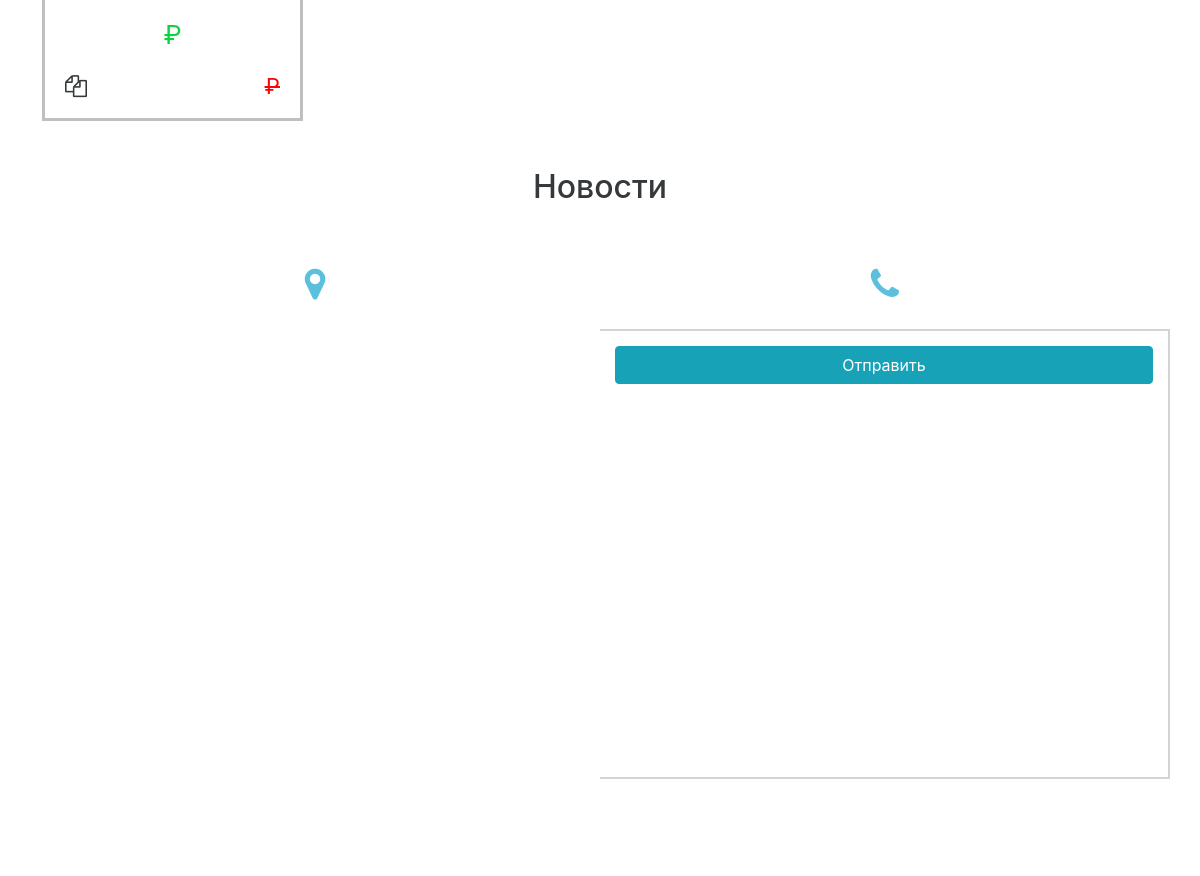
The app's page / (middle part), older data.
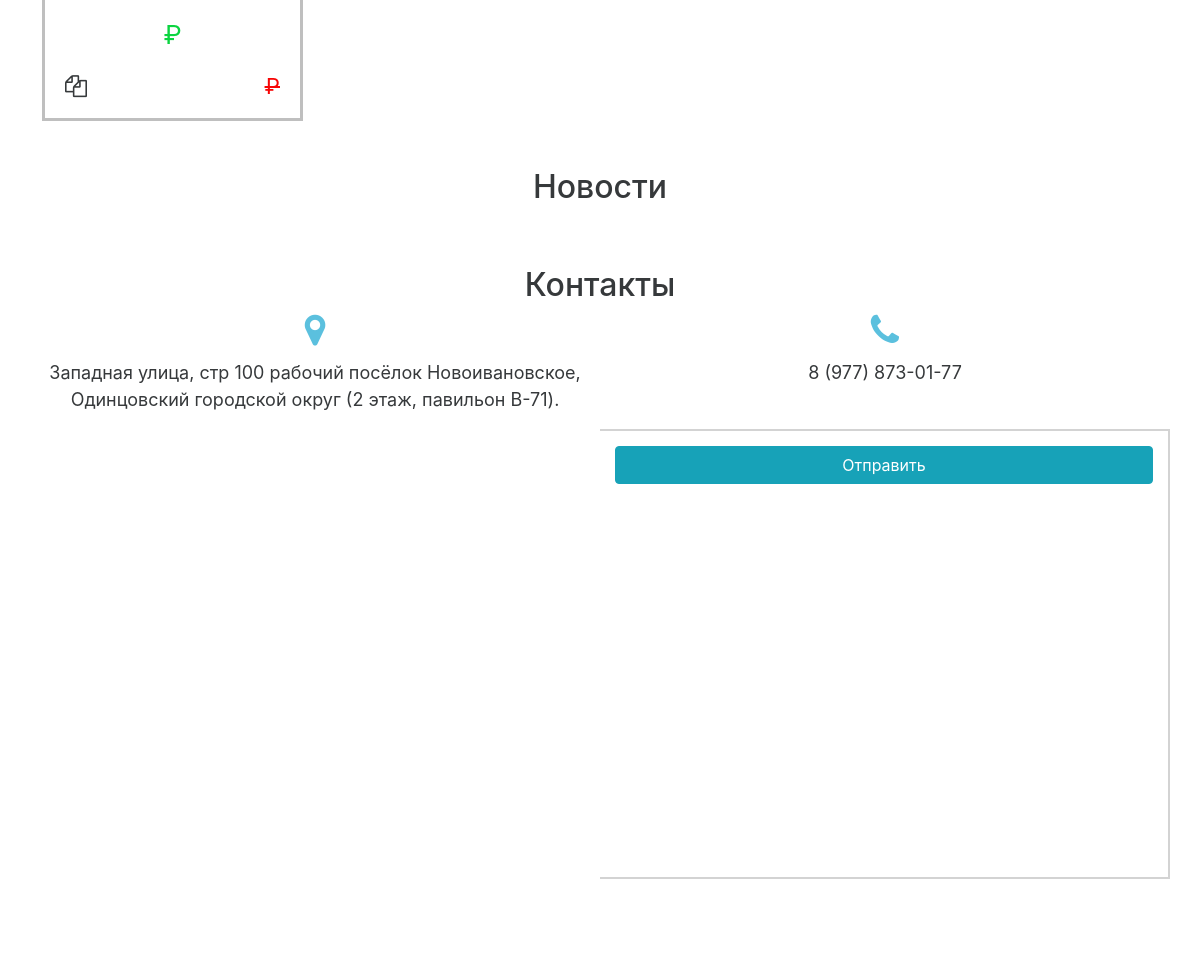
The same page, newer data.
### home/models.py (models this page shows, shortened)
class ContactBlockHomePage(models.Model):
    name_element = models.CharField(max_length=100,
                                    help_text='название элемента, до 100 символов',
                                    default='Контакты',
                                    verbose_name='Название элемента')
    text_header = models.CharField(max_length=200,
                                   blank=True,
                                   help_text='Текст до 200 символов',
                                   verbose_name='Текст или адрес')
    phone_one = models.CharField(max_length=20,
                                 blank=True,
                                 help_text='пишется ф формате: +7(999)-888-6655',
                                 verbose_name='Номер телефона 1')
    class Meta:
        verbose_name = '03: Блок контакты на главной: настройки'
        verbose_name_plural = '03: Блок контакты на главной: настройки'

### home/views.py (the view)
# urls.py: path('', HomePage.as_view(), name='home-page'),
class HomePage(View):
    def get(self, request):
        contact_form = ContactForm(request.POST or None)
        product_categories = Category.objects.all()
        products_on_sale = Product.objects.filter(on_sale=True)
        news = News.objects.all()[:3]
        compare_list = request.session.get('comparison_list', 0)
        compare_list_count = len(compare_list) if compare_list else 0
        cart, cart_objects_count = get_users_cart(request)
        seo = SeoHomePage.objects.first()
        context = {
            'categories': product_categories,
            'products_on_sale': products_on_sale,
            'news': news,
            'contact_form': contact_form,
            'comparison_list': compare_list_count,
            'cart_items_count': cart_objects_count,
            'seo': seo,
        }
        return render(request, 'home/index.html', context)

### home/templatetags/header_tags.py (called while the page is built)
@register.inclusion_tag('layouts/header.html')
def header_elements():
    header_elem = Header.objects.all()
    return {'header_elem': header_elem, }

@register.inclusion_tag('layouts/contact_block_middle_home_page.html')
def contact_elements():
    contact_block_middle = ContactBlockHomePage.objects.first()
    return {'contact_block_middle': contact_block_middle, }

@register.inclusion_tag('layouts/slider_block_home_page.html')
def slider_block():
    sliders = Slider.objects.filter(available=True)
    return {'sliders': sliders, }

@register.inclusion_tag('layouts/news_block_home_page.html')
def news_block():
    news = News.objects.all()[:1]
    return {'news': news, }

### utils/functions_products_cart.py (called while the page is built)
def get_users_cart(request, was_item_added=False):
    try:
        cart_id = request.session['cart_id']
        cart = Cart.objects.get(id=cart_id)
        request.session['total'] = cart.products.count()
    except:
        if not was_item_added:
            return (None, 0)
        else:
            cart = Cart()
            cart.save()
            cart_id = cart.id
            request.session['cart_id'] = cart_id
            cart = Cart.objects.get(id=cart_id)
    return (cart, len(cart.products.all()))

### templates/home/index.html (shortened to what this page needs)
{% extends 'layouts/base.html' %}
{% load header_tags %}
{% block content %}
	<main>
		<div class="container" id="new-goods-container">
			<div class="row">
				<div class="new-item-wrapper col-xl-3 col-lg-4 col-md-6 col-sm-6">
					<div class="new-product-item">
						<p class="new-price"></p>
						<div class="new-item-footer">
							<span class="new-product-price">
							</span>
							<span data-toggle="tooltip" data-placement="top" title="Сравнить" class="item-compare" items-compare="" product-id=""><i class="fa fa-files-o" aria-hidden="true"></i></span>
						</div>
					</div>
				</div>
			</div>
		</div>
		<div class="container" id="news">
			<h2 align="center"><a href="{% url 'news:news_view' %}">Новости</a></h2>
		</div>
		<div class="container" id="contacts">
			{% contact_elements %}
			<div class="row" id="contact-block" style="margin-bottom: 100px;">
				<div class="col-md-6" style="margin-right: 0; padding-right: 0;">
					<div id='map' style='width: 100%; height: 450px;'></div>
</div>
<div class="col-md-6" id="contact-form-right">
	<form id="send-feedback-form" method="POST">
		<button class="btn btn-info" id="send-feedback" style="width: 100%;">Отправить</button>
	</form>
</div>
</div>
</div>
</main>
{% endblock content %}

### templates/layouts/contact_block_middle_home_page.html
<h2 align="center">{{ contact_block_middle.name_element }}</h2>
<div class="" id="contact-changer">
    <div class="row">
        <div class="col-xl-6 col-lg-6 col-md-6 col-sm-6" align="center">
            <i class="fa fa-map-marker" aria-hidden="true"></i>
        </div>
        <div class="col-xl-6 col-lg-6 col-md-6 col-sm-6" align="center">
            <i class="fa fa-phone" aria-hidden="true"></i>
        </div>
    </div>
    <div class="row">
        <div class="col-xl-6 col-lg-6 col-md-6 col-sm-6 contact-info" align="center">
            <p>{{ contact_block_middle.text_header }}</p>
        </div>
        <div class="col-xl-6 col-lg-6 col-md-6 col-sm-6 contact-info" align="center">
            <p>{{ contact_block_middle.phone_one }}</p>
        </div>
    </div>
</div>

Row changes from the older to the newer data that the page shows:
added ContactBlockHomePage: name_element "Контакты", text_header "Западная улица, стр 100 рабочий посёлок Новоивановское, Одинцовский городской округ (2 этаж, павильон B-71).", phone_one "8 (977) 873-01-77"
